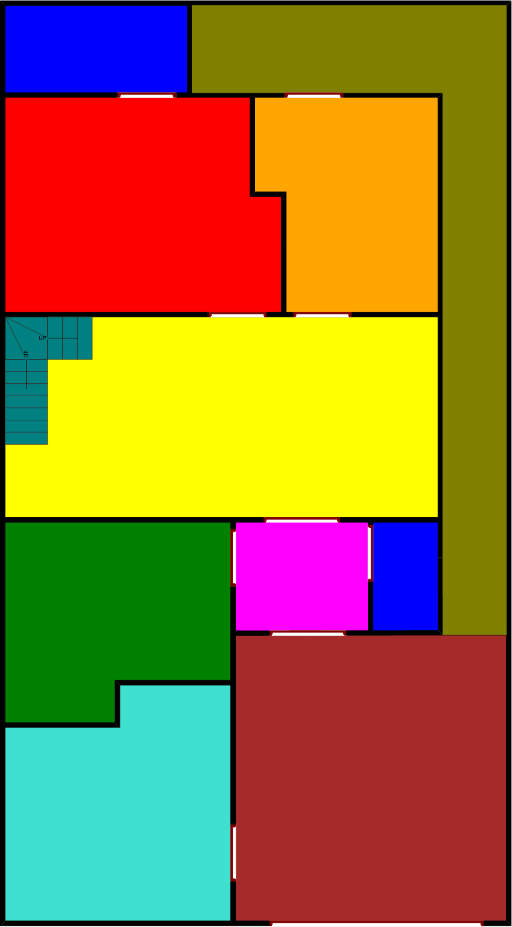
#> input picture data/raw/10Marla_GF_FP_001_V01.png, 512 x 927 px; its folder holds only this picture in this run
$ python detection.py
#> lines starting #> are read from the running program, lines starting #| are printed output that depends on the picture; after the words box and inside, x2 and y2 are one past the last pixel; in counts of white or black regions, pixels touching at a corner belong together
#> further down, img is the input picture: shape (927, 512, 3); mean B, G, R 51.5, 115.7, 151.7
# 📌 Step 2: Room Detection Module
#This module detects rooms using:
# Color segmentation
# Contour detection
#Each room is identified based on unique colors.
import cv2
import numpy as np
import matplotlib.pyplot as plt
import os

def detect_rooms(img_rgb):
    pixels = img_rgb.reshape(-1, 3)
    unique_colors = np.unique(pixels, axis=0)
#> unique_colors = 718 rows, first 8: [0, 0, 0], [0, 0, 2], [0, 0, 4], [0, 0, 5], [0, 0, 12], [0, 0, 66], [0, 0, 71], [0, 0, 82]

    rooms = []

    for color in unique_colors:
        mask = cv2.inRange(img_rgb, color, color)

        contours, _ = cv2.findContours(mask, cv2.RETR_EXTERNAL, cv2.CHAIN_APPROX_SIMPLE)

        for cnt in contours:
            area = cv2.contourArea(cnt)

            if area > 1500:
                x, y, w, h = cv2.boundingRect(cnt)

                rooms.append((x, y, w, h))
#> this loop made 718 passes
#> (color, contours) on passes 2 to 4: ([0, 0, 2], [[[372, 522]]]), ([0, 0, 4], [[[372, 523]]]), ([0, 0, 5], 2 contours, all with area under 20)
#> pass 1, in detect_rooms, `mask = cv2.inRange(img_rgb, color, color)`:
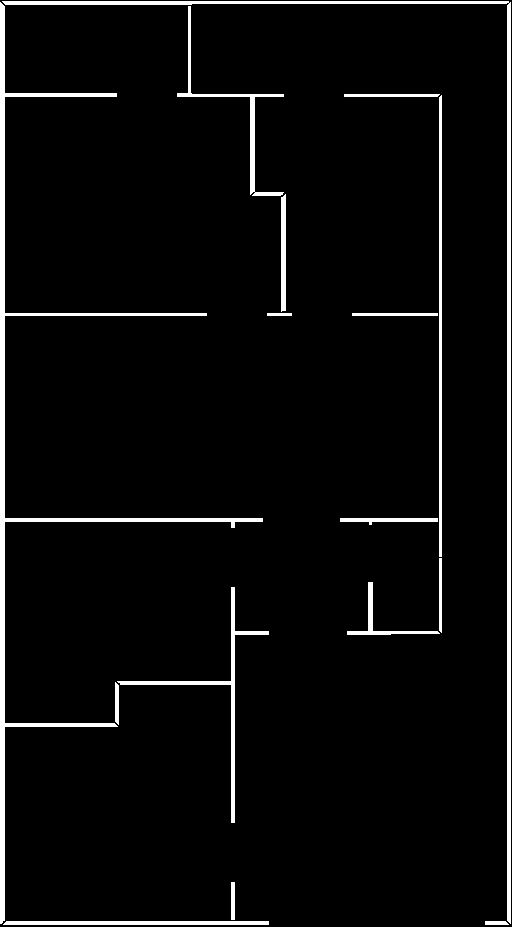
#> mask: shape (927, 512); 4.3% white; 16 white regions, largest, box (x1, y1, x2, y2) and area: (0, 2, 263, 924) 7149, (2, 1, 511, 924) 5379, (117, 587, 269, 823) 1529
#> pass 2, in detect_rooms, `mask = cv2.inRange(img_rgb, color, color)`:
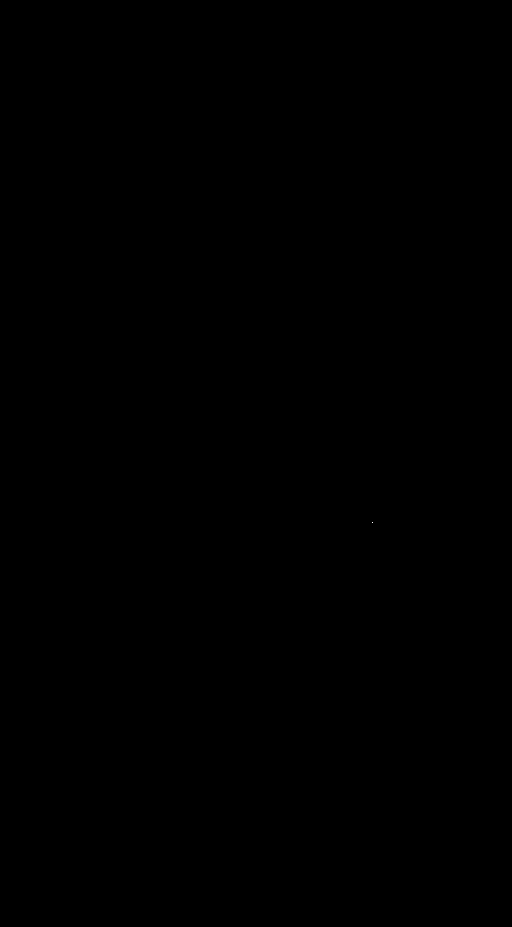
#> mask: shape (927, 512); 0% white in thin lines or dots, all inside (x1, y1, x2, y2) = (372, 522, 373, 523)
#> after the loop:
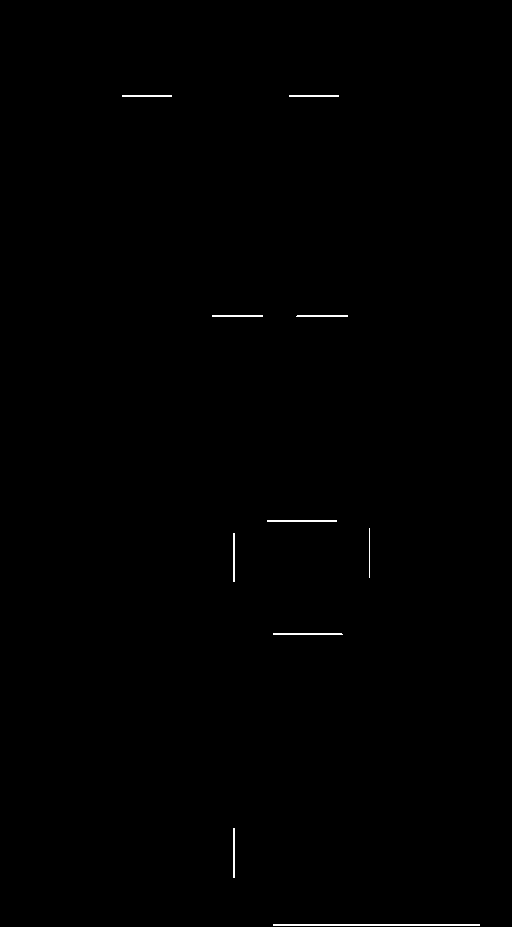
#> mask: shape (927, 512); 0.28% white in thin lines or dots, all inside (x1, y1, x2, y2) = (122, 95, 480, 926)
#> after the loop, rooms = [(0, 2, 263, 922), (2, 1, 509, 923), (374, 523, 63, 107), (6, 6, 181, 86), (6, 523, 224, 199), (6, 686, 224, 234), (193, 6, 313, 624), (236, 636, 270, 284), (6, 98, 275, 213), (236, 523, 132, 107), (255, 98, 182, 213), (6, 318, 431, 199)]

    return rooms


# ✅ LOAD IMAGE (same safe method)
base_dir = os.path.dirname(os.path.dirname(os.path.abspath(__file__)))
data_path = os.path.join(base_dir, "data", "raw")

files = os.listdir(data_path)
image_path = os.path.join(data_path, files[0])

img = cv2.imread(image_path)
img_rgb = cv2.cvtColor(img, cv2.COLOR_BGR2RGB)

# ✅ CALL FUNCTION
rooms = detect_rooms(img_rgb)

# ✅ PRINT OUTPUT
print("Detected rooms:", len(rooms))
#| Detected rooms: 12

# ✅ DRAW BOUNDING BOXES
for (x, y, w, h) in rooms:
    cv2.rectangle(img_rgb, (x, y), (x+w, y+h), (255, 0, 0), 2)
#> this loop made 12 passes
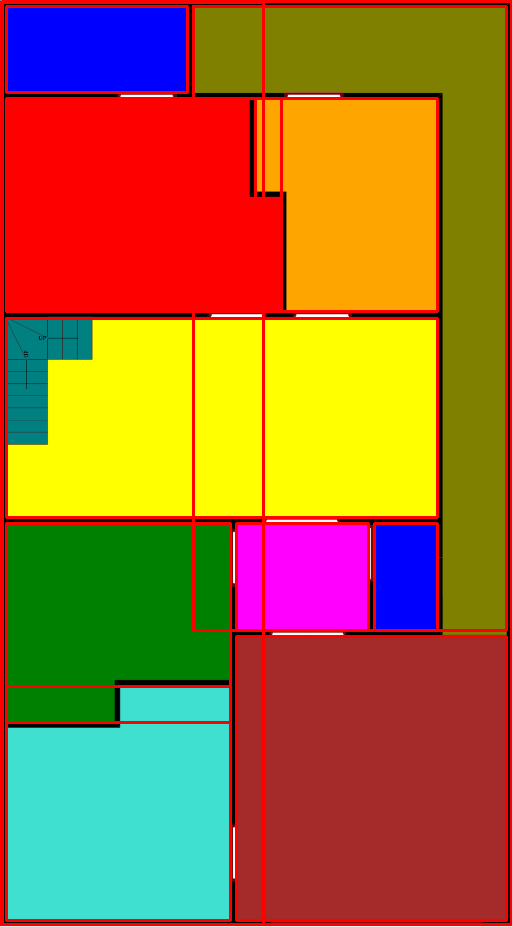
#> img_rgb: shape (927, 512, 3); mean R, G, B 163.9, 109.8, 47.8

# ✅ SHOW IMAGE
plt.imshow(img_rgb)
plt.title("Detected Rooms")
plt.axis("off")
plt.show()
# 📌 Step 7: Visualizing Detected Rooms

# In this step, we:
# Draw bounding boxes around each detected room
# Add labels (room type + area)

# This helps in:
# Visual validation
# Making the project more professional
import cv2
from classification import classify_room

def draw_rooms(img_rgb, rooms):
    img_copy = img_rgb.copy()

    for room in rooms:
        x, y, w, h = room["x"], room["y"], room["w"], room["h"]
        area = room["area"]
        label = classify_room(area)

        # Draw rectangle
        cv2.rectangle(img_copy, (x, y), (x+w, y+h), (255, 0, 0), 2)

        # Put label
        cv2.putText(
            img_copy,
            f"{label}",
            (x, y - 5),
            cv2.FONT_HERSHEY_SIMPLEX,
            0.5,
            (0, 0, 0),
            1
        )

    return img_copy

$ run again, on data/raw/10Marla_GF_FP_005_V01.png
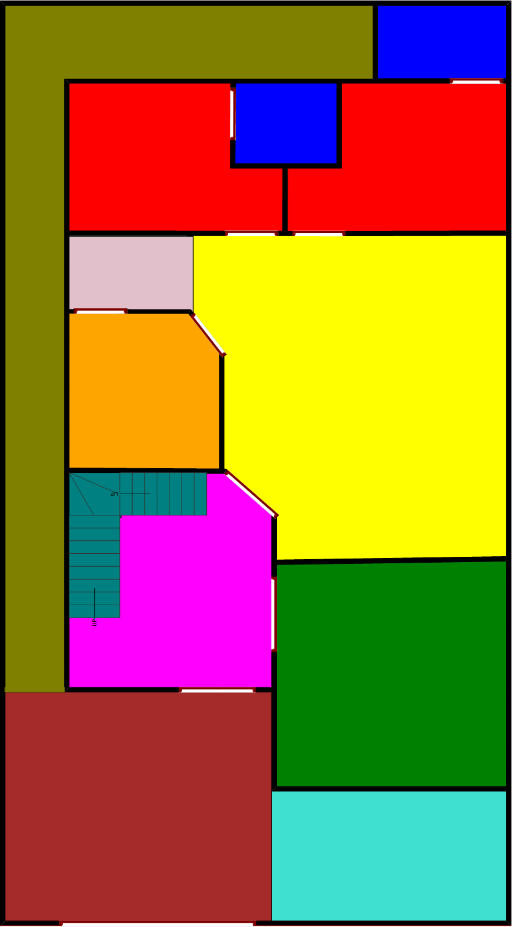
#> input picture data/raw/10Marla_GF_FP_005_V01.png, 512 x 927 px
#> img is the input picture: shape (927, 512, 3); mean B, G, R 53.2, 114.9, 155.3
#> unique_colors = 1325 rows, first 8: [0, 0, 0], [0, 0, 1], [0, 0, 2], [0, 0, 3], [0, 0, 4], [0, 0, 10], [0, 0, 13], [0, 0, 37]
#> the loop in detect_rooms, `for color in unique_colors:` made 1325 passes
#> (color, contours) on passes 2 to 4: ([0, 0, 1], [[[235, 83]]]), ([0, 0, 2], [[[235, 84], [235, 86]]]), ([0, 0, 3], [[[377, 78]]])
#> pass 1, in detect_rooms, `mask = cv2.inRange(img_rgb, color, color)`:
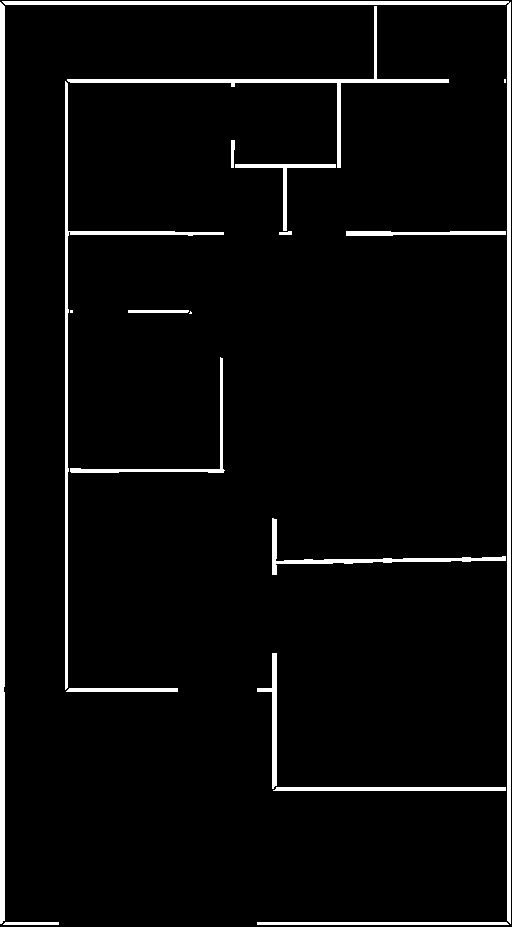
#> mask: shape (927, 512); 4.5% white; 19 white regions (3 under 20 px), largest, box (x1, y1, x2, y2) and area: (2, 1, 511, 924) 5693, (0, 2, 5, 924) 4588, (65, 81, 224, 690) 2407
#> after the loop in detect_rooms, `for color in unique_colors:`: rooms = 16 items, first 6: (65, 81, 159, 609), (67, 6, 382, 162), (0, 2, 5, 922), (2, 1, 509, 923), (236, 84, 100, 79), (378, 6, 128, 72)
#| Detected rooms: 16
#> the loop `for (x, y, w, h) in rooms:` made 16 passes
#> after the loop `for (x, y, w, h) in rooms:`:
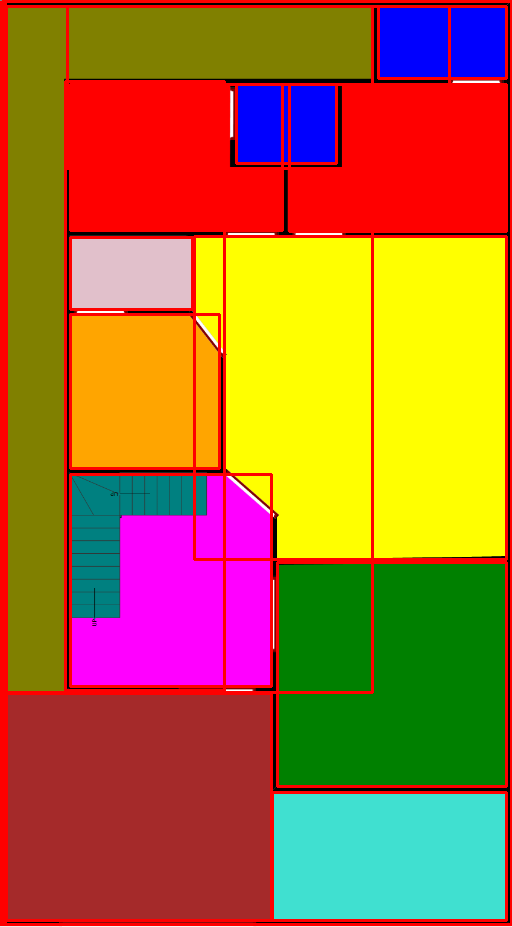
#> img_rgb: shape (927, 512, 3); mean R, G, B 170.2, 109, 48.8

$ run again, on data/raw/10Marla_GF_FP_005_V02.png
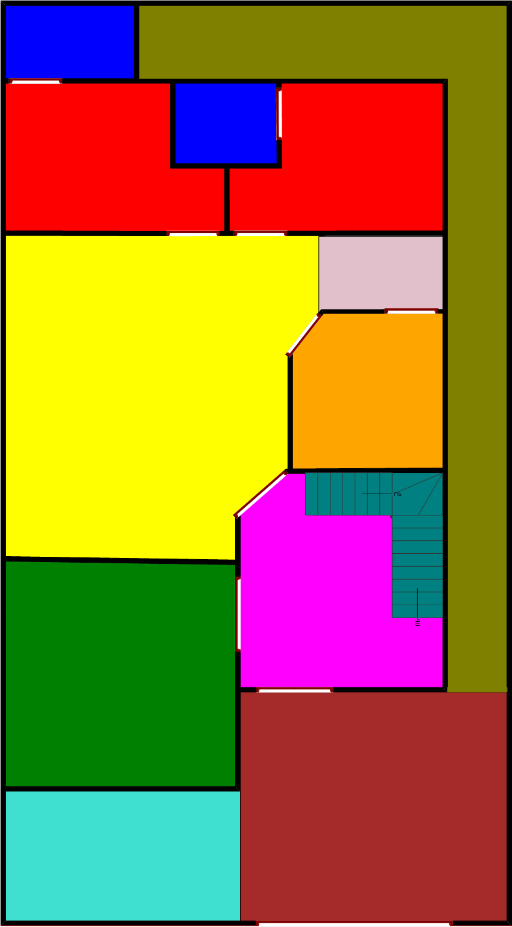
#> input picture data/raw/10Marla_GF_FP_005_V02.png, 512 x 927 px
#> img is the input picture: shape (927, 512, 3); mean B, G, R 53.2, 114.9, 155.3
#> unique_colors = 1325 rows, first 8: [0, 0, 0], [0, 0, 1], [0, 0, 2], [0, 0, 3], [0, 0, 4], [0, 0, 10], [0, 0, 13], [0, 0, 37]
#> the loop in detect_rooms, `for color in unique_colors:` made 1325 passes
#> (color, contours) on passes 2 to 4: ([0, 0, 1], [[[276, 83]]]), ([0, 0, 2], [[[276, 84], [276, 86]]]), ([0, 0, 3], [[[134, 78]]])
#> pass 1, in detect_rooms, `mask = cv2.inRange(img_rgb, color, color)`:
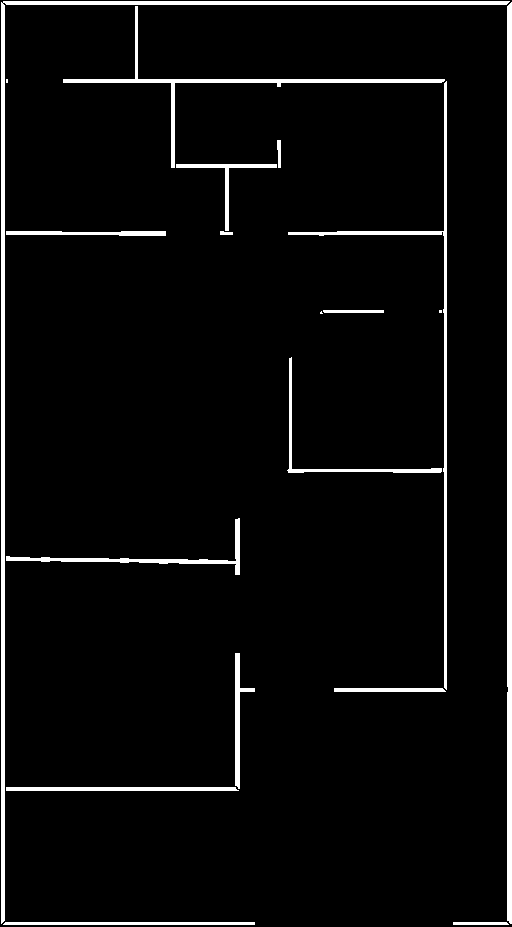
#> mask: shape (927, 512); 4.5% white; 19 white regions (3 under 20 px), largest, box (x1, y1, x2, y2) and area: (1, 1, 510, 924) 5693, (507, 2, 512, 924) 4588, (288, 81, 447, 690) 2407
#> after the loop in detect_rooms, `for color in unique_colors:`: rooms = 16 items, first 6: (288, 81, 159, 609), (63, 6, 382, 162), (507, 2, 5, 922), (1, 1, 509, 923), (176, 84, 100, 79), (6, 6, 128, 72)
#| Detected rooms: 16
#> the loop `for (x, y, w, h) in rooms:` made 16 passes
#> after the loop `for (x, y, w, h) in rooms:`:
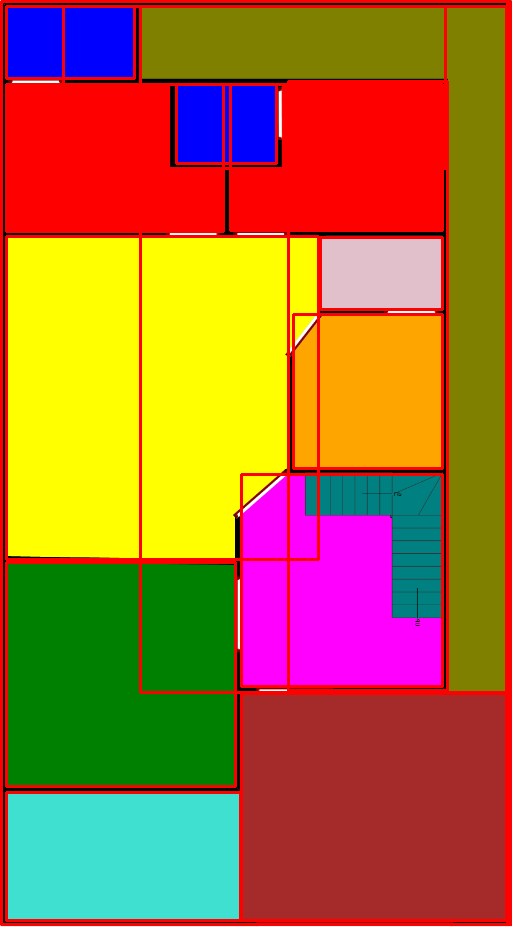
#> img_rgb: shape (927, 512, 3); mean R, G, B 170.1, 109.1, 48.8

$ run again, on data/raw/10Marla_GF_FP_006_V01.png
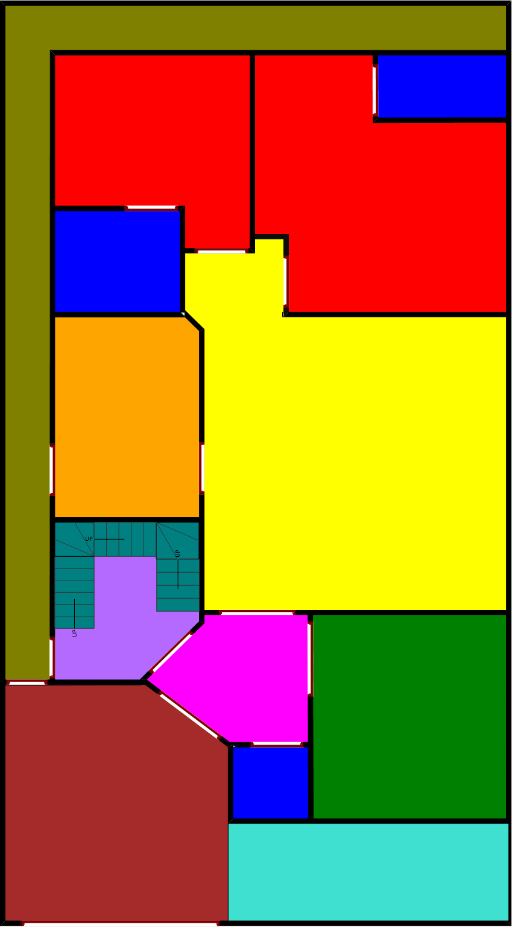
#> input picture data/raw/10Marla_GF_FP_006_V01.png, 512 x 927 px
#> img is the input picture: shape (927, 512, 3); mean B, G, R 49.1, 109.4, 161.9
#> unique_colors = 1697 rows, first 8: [0, 0, 0], [0, 0, 1], [0, 0, 2], [0, 0, 3], [0, 0, 4], [0, 0, 6], [0, 0, 7], [0, 0, 10]
#> the loop in detect_rooms, `for color in unique_colors:` made 1697 passes
#> (color, contours) on passes 2 to 4: ([0, 0, 1], 16 contours, all with area under 20), ([0, 0, 2], [[[55, 312]]]), ([0, 0, 3], [[[180, 211]]])
#> pass 1, in detect_rooms, `mask = cv2.inRange(img_rgb, color, color)`:
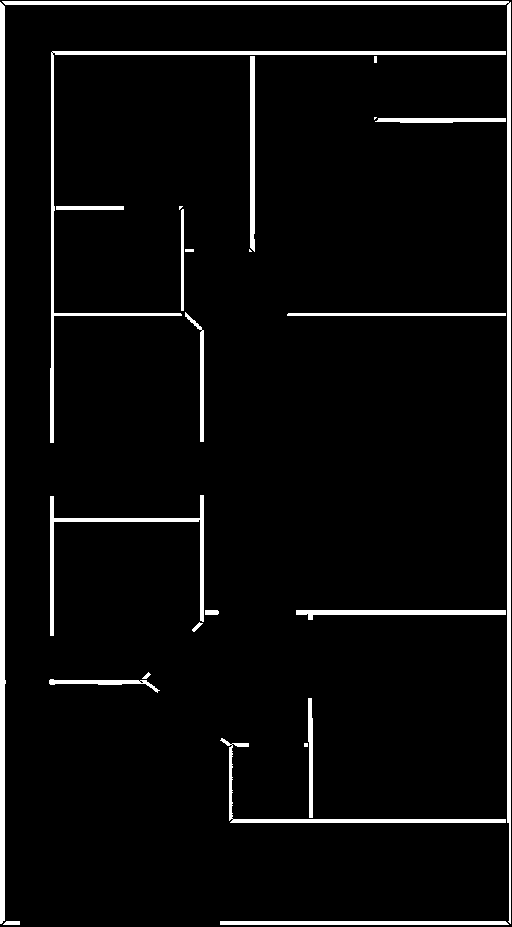
#> mask: shape (927, 512); 4.9% white; 25 white regions (4 under 20 px), largest, box (x1, y1, x2, y2) and area: (2, 1, 511, 924) 5497, (0, 2, 6, 924) 4597, (50, 51, 506, 443) 3441
#> after the loop in detect_rooms, `for color in unique_colors:`: rooms = 16 items, first 6: (50, 51, 456, 392), (0, 2, 6, 922), (2, 1, 509, 923), (234, 748, 73, 70), (56, 212, 123, 99), (378, 56, 128, 61)
#| Detected rooms: 16
#> the loop `for (x, y, w, h) in rooms:` made 16 passes
#> after the loop `for (x, y, w, h) in rooms:`:
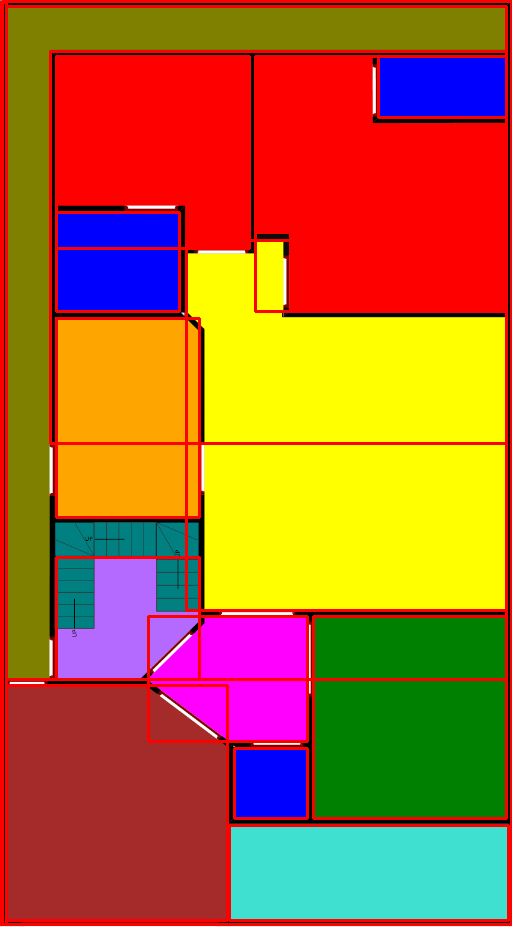
#> img_rgb: shape (927, 512, 3); mean R, G, B 175.9, 103.9, 44.4

$ run again, on data/raw/10Marla_GF_FP_002_V01.png
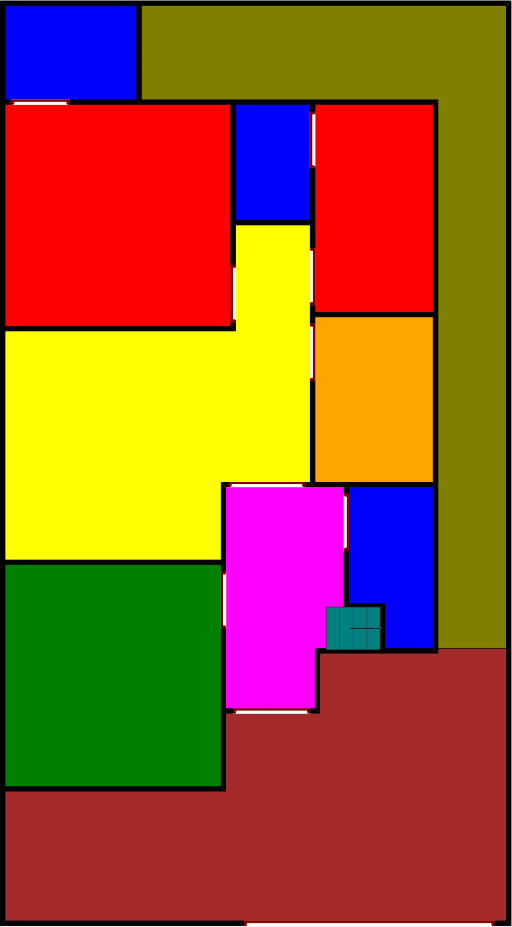
#> input picture data/raw/10Marla_GF_FP_002_V01.png, 512 x 927 px
#> img is the input picture: shape (927, 512, 3); mean B, G, R 41.5, 87.9, 156.6
#> unique_colors = 559 rows, first 8: [0, 0, 0], [0, 0, 1], [0, 0, 2], [0, 0, 4], [0, 0, 6], [0, 0, 7], [0, 0, 8], [0, 0, 9]
#> the loop in detect_rooms, `for color in unique_colors:` made 559 passes
#> (color, contours) on passes 2 to 4: ([0, 0, 1], 7 contours, all with area under 20), ([0, 0, 2], 5 contours, all with area under 20), ([0, 0, 4], 2 contours, all with area under 20)
#> after the loop in detect_rooms, `for color in unique_colors:`: rooms = 15 items, first 6: (311, 101, 127, 552), (142, 100, 294, 164), (0, 2, 233, 922), (2, 1, 509, 923), (349, 487, 83, 160), (236, 105, 73, 114)
#| Detected rooms: 15
#> the loop `for (x, y, w, h) in rooms:` made 15 passes
#> after the loop `for (x, y, w, h) in rooms:`:
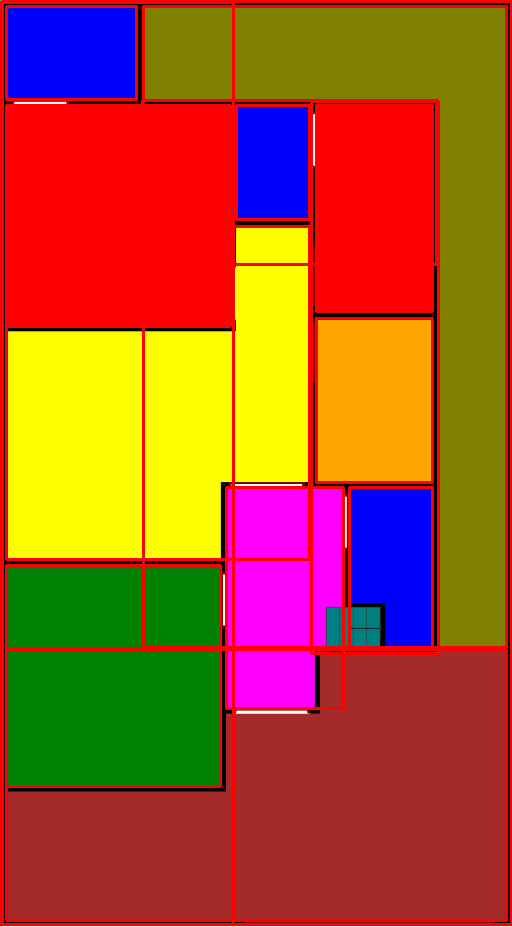
#> img_rgb: shape (927, 512, 3); mean R, G, B 170.8, 82.7, 37
